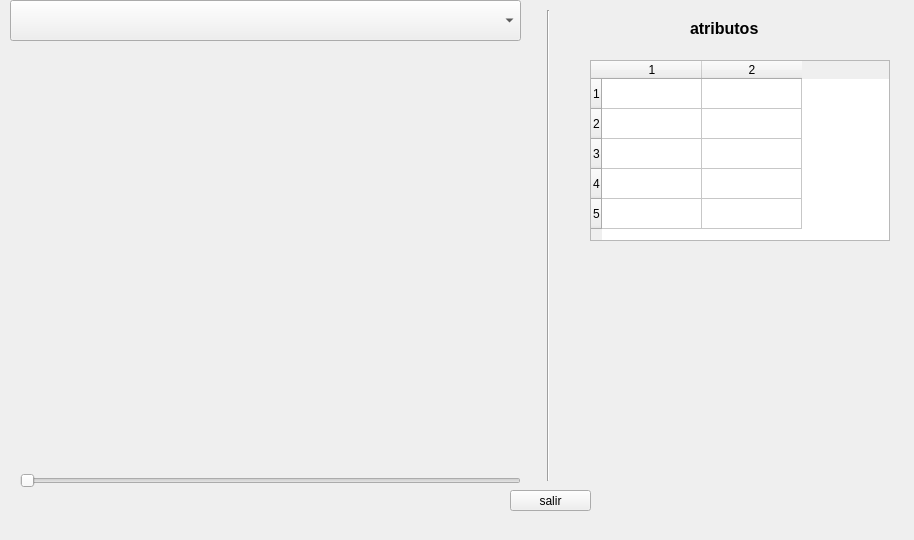
<?xml version="1.0" encoding="UTF-8"?>
<ui version="4.0">
 <class>Form</class>
 <widget class="QWidget" name="Form">
  <property name="geometry">
   <rect>
    <x>0</x>
    <y>0</y>
    <width>914</width>
    <height>540</height>
   </rect>
  </property>
  <property name="minimumSize">
   <size>
    <width>914</width>
    <height>540</height>
   </size>
  </property>
  <property name="maximumSize">
   <size>
    <width>914</width>
    <height>540</height>
   </size>
  </property>
  <property name="mouseTracking">
   <bool>false</bool>
  </property>
  <property name="windowTitle">
   <string>Form</string>
  </property>
  <property name="windowIcon">
   <iconset>
    <normaloff>Logosímbolo-vertical.jpg</normaloff>Logosímbolo-vertical.jpg</iconset>
  </property>
  <property name="autoFillBackground">
   <bool>false</bool>
  </property>
  <widget class="QLabel" name="img">
   <property name="geometry">
    <rect>
     <x>30</x>
     <y>70</y>
     <width>491</width>
     <height>351</height>
    </rect>
   </property>
   <property name="sizePolicy">
    <sizepolicy hsizetype="Maximum" vsizetype="Maximum">
     <horstretch>0</horstretch>
     <verstretch>0</verstretch>
    </sizepolicy>
   </property>
   <property name="minimumSize">
    <size>
     <width>491</width>
     <height>351</height>
    </size>
   </property>
   <property name="maximumSize">
    <size>
     <width>491</width>
     <height>351</height>
    </size>
   </property>
   <property name="text">
    <string/>
   </property>
   <property name="pixmap">
    <pixmap>Logosímbolo-vertical.jpg</pixmap>
   </property>
  </widget>
  <widget class="QComboBox" name="comboBox">
   <property name="geometry">
    <rect>
     <x>10</x>
     <y>0</y>
     <width>511</width>
     <height>41</height>
    </rect>
   </property>
   <property name="maximumSize">
    <size>
     <width>511</width>
     <height>16777215</height>
    </size>
   </property>
   <property name="font">
    <font>
     <family>Arial</family>
     <pointsize>12</pointsize>
    </font>
   </property>
  </widget>
  <widget class="QSlider" name="slider">
   <property name="geometry">
    <rect>
     <x>20</x>
     <y>470</y>
     <width>501</width>
     <height>22</height>
    </rect>
   </property>
   <property name="maximumSize">
    <size>
     <width>501</width>
     <height>22</height>
    </size>
   </property>
   <property name="orientation">
    <enum>Qt::Horizontal</enum>
   </property>
  </widget>
  <widget class="QPushButton" name="salir">
   <property name="geometry">
    <rect>
     <x>510</x>
     <y>490</y>
     <width>81</width>
     <height>21</height>
    </rect>
   </property>
   <property name="text">
    <string>salir</string>
   </property>
  </widget>
  <widget class="QTableWidget" name="lista">
   <property name="geometry">
    <rect>
     <x>590</x>
     <y>60</y>
     <width>300</width>
     <height>181</height>
    </rect>
   </property>
   <property name="sizePolicy">
    <sizepolicy hsizetype="Fixed" vsizetype="Expanding">
     <horstretch>0</horstretch>
     <verstretch>0</verstretch>
    </sizepolicy>
   </property>
   <property name="minimumSize">
    <size>
     <width>300</width>
     <height>30</height>
    </size>
   </property>
   <property name="maximumSize">
    <size>
     <width>300</width>
     <height>421</height>
    </size>
   </property>
   <property name="font">
    <font>
     <family>Arial</family>
     <pointsize>9</pointsize>
     <stylestrategy>PreferAntialias</stylestrategy>
    </font>
   </property>
   <property name="showGrid">
    <bool>true</bool>
   </property>
   <property name="rowCount">
    <number>5</number>
   </property>
   <property name="columnCount">
    <number>2</number>
   </property>
   <attribute name="horizontalHeaderVisible">
    <bool>true</bool>
   </attribute>
   <row/>
   <row/>
   <row/>
   <row/>
   <row/>
   <column/>
   <column/>
  </widget>
  <widget class="QLabel" name="label">
   <property name="geometry">
    <rect>
     <x>690</x>
     <y>20</y>
     <width>81</width>
     <height>16</height>
    </rect>
   </property>
   <property name="font">
    <font>
     <pointsize>12</pointsize>
     <weight>75</weight>
     <bold>true</bold>
    </font>
   </property>
   <property name="text">
    <string>atributos</string>
   </property>
  </widget>
  <widget class="Line" name="line">
   <property name="geometry">
    <rect>
     <x>540</x>
     <y>10</y>
     <width>16</width>
     <height>471</height>
    </rect>
   </property>
   <property name="orientation">
    <enum>Qt::Vertical</enum>
   </property>
  </widget>
  <zorder>img</zorder>
  <zorder>comboBox</zorder>
  <zorder>slider</zorder>
  <zorder>salir</zorder>
  <zorder>label</zorder>
  <zorder>lista</zorder>
  <zorder>line</zorder>
 </widget>
 <resources/>
 <connections/>
</ui>
